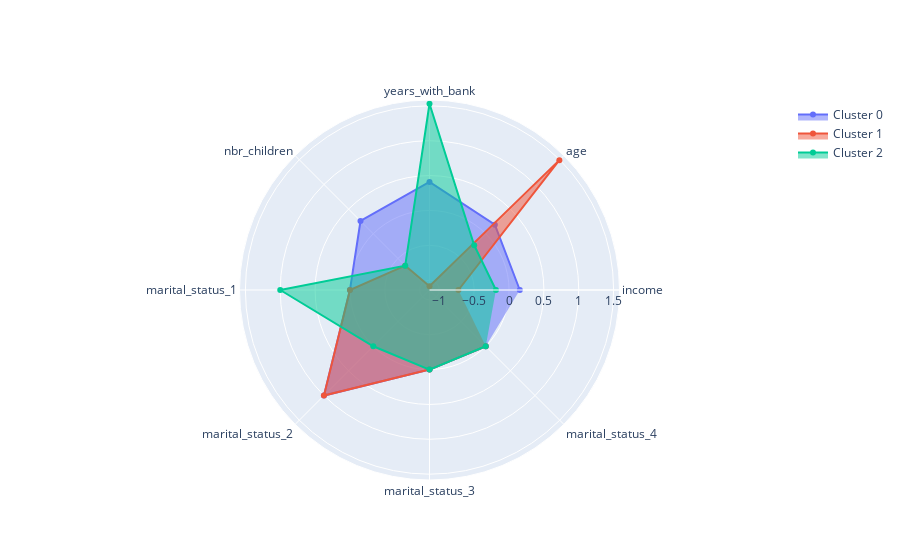

Notebook code for this chart:
### Code cell
#Radar plot

#Plot features (columns) as theta (angle). Use the data grouped by the clusters
angle = df.columns

# 3: Initialize plot/figure
chart = go.Figure()

# Loop over each cluster 
for i in range(3):
    # Select column values in df_scaled
    radius = df.loc[i].values

# Plot values
    chart .add_trace(go.Scatterpolar
        (r = radius,
        theta = angle,
        fill = "toself",
        name = f'Cluster {i}'
            )
        )
# Add labels etc
chart.update_layout(
    polar=dict (  radialaxis = dict (visible = True)  ),
    showlegend=True
        )

chart.show()

### Figure 1 — Plotly figure (JSON) as saved in the notebook; plotly's stock layout.template omitted (floating-point values rounded to 4 significant figures)
{"data": [{"fill": "toself", "name": "Cluster 0", "r": [0.1542, 0.1843, 0.4085, 0.2586, 0, 1, 0, 0], "theta": ["income", "age", "years_with_bank", "nbr_children", "marital_status_1", "marital_status_2", "marital_status_3", "marital_status_4"], "type": "scatterpolar"}, {"fill": "toself", "name": "Cluster 1", "r": [-0.7265, 1.493, -1.087, -0.6483, 0, 1, 0, 0], "theta": ["income", "age", "years_with_bank", "nbr_children", "marital_status_1", "marital_status_2", "marital_status_3", "marital_status_4"], "type": "scatterpolar"}, {"fill": "toself", "name": "Cluster 2", "r": [-0.1884, -0.2345, 1.531, -0.6483, 1, 0, 0, 0], "theta": ["income", "age", "years_with_bank", "nbr_children", "marital_status_1", "marital_status_2", "marital_status_3", "marital_status_4"], "type": "scatterpolar"}], "layout": {"polar": {"radialaxis": {"visible": true}}, "showlegend": true}}
